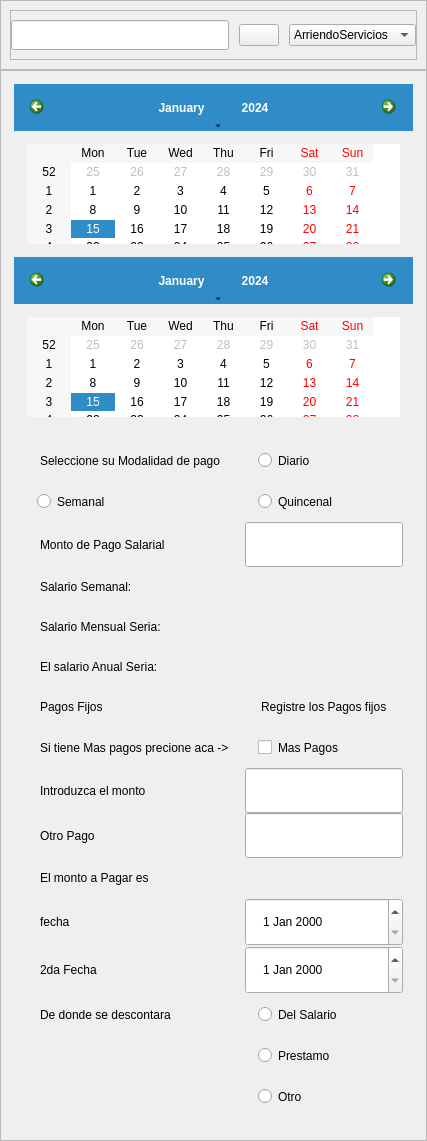
                       <widget class="QWidget" name="qwidget">
                        <attribute name="title">
                         <string>Home</string>
                        </attribute>
                        <layout class="QVBoxLayout" name="verticalLayout_16">
                         <property name="spacing">
                          <number>0</number>
                         </property>
                         <property name="leftMargin">
                          <number>0</number>
                         </property>
                         <property name="topMargin">
                          <number>0</number>
                         </property>
                         <property name="rightMargin">
                          <number>0</number>
                         </property>
                         <property name="bottomMargin">
                          <number>0</number>
                         </property>
                         <item>
                          <widget class="QFrame" name="frame_6">
                           <property name="frameShape">
                            <enum>QFrame::StyledPanel</enum>
                           </property>
                           <property name="frameShadow">
                            <enum>QFrame::Raised</enum>
                           </property>
                           <layout class="QVBoxLayout" name="verticalLayout_17">
                            <item>
                             <widget class="QFrame" name="Stk_frame_Header_2">
                              <property name="maximumSize">
                               <size>
                                <width>16777215</width>
                                <height>50</height>
                               </size>
                              </property>
                              <property name="frameShape">
                               <enum>QFrame::StyledPanel</enum>
                              </property>
                              <property name="frameShadow">
                               <enum>QFrame::Raised</enum>
                              </property>
                              <layout class="QHBoxLayout" name="horizontalLayout_14">
                               <property name="spacing">
                                <number>10</number>
                               </property>
                               <property name="leftMargin">
                                <number>0</number>
                               </property>
                               <property name="rightMargin">
                                <number>0</number>
                               </property>
                               <item>
                                <widget class="QLineEdit" name="lineEdit_4">
                                 <property name="styleSheet">
                                  <string notr="true">QLineEdit{
	height:25px;
	border-bottom:2px solid #efb810;
}

QLineEdit:hover{
	background-color: rgba(9,5,13,.7)	
}</string>
                                 </property>
                                </widget>
                               </item>
                               <item>
                                <widget class="QPushButton" name="pushButton_17">
                                 <property name="styleSheet">
                                  <string notr="true">QPushButton:hover{
	background-color: rgba(239,184,16,.5)
}</string>
                                 </property>
                                 <property name="text">
                                  <string/>
                                 </property>
                                 <property name="icon">
                                  <iconset>
                                   <normaloff>:/icons/search.svg</normaloff>:/icons/search.svg</iconset>
                                 </property>
                                </widget>
                               </item>
                               <item>
                                <widget class="QComboBox" name="comboBox_4">
                                 <item>
                                  <property name="text">
                                   <string>ArriendoServicios</string>
                                  </property>
                                 </item>
                                 <item>
                                  <property name="text">
                                   <string>Alimentos</string>
                                  </property>
                                 </item>
                                 <item>
                                  <property name="text">
                                   <string>Fechas</string>
                                  </property>
                                 </item>
                                 <item>
                                  <property name="text">
                                   <string>Citas</string>
                                  </property>
                                 </item>
                                 <item>
                                  <property name="text">
                                   <string>Inventario</string>
                                  </property>
                                 </item>
                                </widget>
                               </item>
                              </layout>
                             </widget>
                            </item>
                           </layout>
                          </widget>
                         </item>
                         <item>
                          <widget class="QFrame" name="frame_12">
                           <property name="styleSheet">
                            <string notr="true">*{
	padding:13px;
}

QLineEdit{
	border-bottom:2px solid #efb810;
}

QLineEdit:hover{
	background-color: rgba(9,5,13,.7)	
}
QRadioButton,QCheckBox{
	background-color:rgba(128,128,128,.5);
	border-radius:50px;
}
QDateEdit{
	background-color:rgba(255,255,255,.3);
	color:#000
}</string>
                           </property>
                           <property name="frameShape">
                            <enum>QFrame::StyledPanel</enum>
                           </property>
                           <property name="frameShadow">
                            <enum>QFrame::Raised</enum>
                           </property>
                           <layout class="QVBoxLayout" name="verticalLayout_18">
                            <property name="spacing">
                             <number>0</number>
                            </property>
                            <property name="leftMargin">
                             <number>0</number>
                            </property>
                            <property name="topMargin">
                             <number>0</number>
                            </property>
                            <property name="rightMargin">
                             <number>0</number>
                            </property>
                            <property name="bottomMargin">
                             <number>0</number>
                            </property>
                            <item>
                             <widget class="QCalendarWidget" name="calendarWidget">
                              <property name="styleSheet">
                               <string notr="true">QCalendarWidget{
	padding:15px;
	margin:20px 10px;
}</string>
                              </property>
                             </widget>
                            </item>
                            <item>
                             <widget class="QCalendarWidget" name="calendarWidget_2"/>
                            </item>
                            <item>
                             <layout class="QFormLayout" name="formLayout_2">
                              <property name="leftMargin">
                               <number>10</number>
                              </property>
                              <property name="topMargin">
                               <number>10</number>
                              </property>
                              <property name="rightMargin">
                               <number>10</number>
                              </property>
                              <property name="bottomMargin">
                               <number>10</number>
                              </property>
                              <item row="0" column="1">
                               <widget class="QRadioButton" name="radioButton_7">
                                <property name="cursor">
                                 <cursorShape>PointingHandCursor</cursorShape>
                                </property>
                                <property name="text">
                                 <string>Diario</string>
                                </property>
                               </widget>
                              </item>
                              <item row="1" column="0">
                               <widget class="QRadioButton" name="radioButton_8">
                                <property name="cursor">
                                 <cursorShape>PointingHandCursor</cursorShape>
                                </property>
                                <property name="text">
                                 <string>Semanal</string>
                                </property>
                               </widget>
                              </item>
                              <item row="1" column="1">
                               <widget class="QRadioButton" name="radioButton_9">
                                <property name="cursor">
                                 <cursorShape>PointingHandCursor</cursorShape>
                                </property>
                                <property name="text">
                                 <string>Quincenal</string>
                                </property>
                               </widget>
                              </item>
                              <item row="2" column="0">
                               <widget class="QLabel" name="salarioLabel_2">
                                <property name="text">
                                 <string>Monto de Pago Salarial</string>
                                </property>
                               </widget>
                              </item>
                              <item row="2" column="1">
                               <widget class="QLineEdit" name="salarioLineEdit_2"/>
                              </item>
                              <item row="4" column="0">
                               <widget class="QLabel" name="salarioAnualLabel_2">
                                <property name="text">
                                 <string>Salario Mensual Seria:</string>
                                </property>
                               </widget>
                              </item>
                              <item row="4" column="1">
                               <widget class="QLabel" name="label_17">
                                <property name="text">
                                 <string/>
                                </property>
                               </widget>
                              </item>
                              <item row="5" column="0">
                               <widget class="QLabel" name="label_18">
                                <property name="text">
                                 <string>El salario Anual Seria:</string>
                                </property>
                               </widget>
                              </item>
                              <item row="5" column="1">
                               <widget class="QLabel" name="label_19">
                                <property name="text">
                                 <string/>
                                </property>
                               </widget>
                              </item>
                              <item row="6" column="0">
                               <widget class="QLabel" name="label_20">
                                <property name="text">
                                 <string>Pagos Fijos</string>
                                </property>
                               </widget>
                              </item>
                              <item row="6" column="1">
                               <widget class="QLabel" name="label_21">
                                <property name="text">
                                 <string>Registre los Pagos fijos</string>
                                </property>
                               </widget>
                              </item>
                              <item row="7" column="0">
                               <widget class="QLabel" name="label_22">
                                <property name="text">
                                 <string>Si tiene Mas pagos precione aca -&gt;</string>
                                </property>
                               </widget>
                              </item>
                              <item row="7" column="1">
                               <widget class="QCheckBox" name="checkBox_2">
                                <property name="cursor">
                                 <cursorShape>PointingHandCursor</cursorShape>
                                </property>
                                <property name="text">
                                 <string>Mas Pagos</string>
                                </property>
                               </widget>
                              </item>
                              <item row="8" column="0">
                               <widget class="QLabel" name="introduzcaElMontoLabel_2">
                                <property name="text">
                                 <string>Introduzca el monto</string>
                                </property>
                               </widget>
                              </item>
                              <item row="8" column="1">
                               <widget class="QLineEdit" name="introduzcaElMontoLineEdit_2">
                                <property name="styleSheet">
                                 <string notr="true"/>
                                </property>
                               </widget>
                              </item>
                              <item row="9" column="0">
                               <widget class="QLabel" name="otroPagoLabel_2">
                                <property name="text">
                                 <string>Otro Pago</string>
                                </property>
                               </widget>
                              </item>
                              <item row="9" column="1">
                               <widget class="QLineEdit" name="otroPagoLineEdit_2"/>
                              </item>
                              <item row="10" column="0">
                               <widget class="QLabel" name="label_23">
                                <property name="text">
                                 <string>El monto a Pagar es</string>
                                </property>
                               </widget>
                              </item>
                              <item row="10" column="1">
                               <widget class="QLabel" name="label_24">
                                <property name="styleSheet">
                                 <string notr="true">QLineEdit{
	border-bottom:2px solid #efb810;
}</string>
                                </property>
                                <property name="text">
                                 <string/>
                                </property>
                               </widget>
                              </item>
                              <item row="11" column="0">
                               <widget class="QLabel" name="fechaLabel_2">
                                <property name="text">
                                 <string>fecha</string>
                                </property>
                               </widget>
                              </item>
                              <item row="11" column="1">
                               <widget class="QDateEdit" name="fechaDateEdit_2">
                                <property name="font">
                                 <font>
                                  <strikeout>false</strikeout>
                                 </font>
                                </property>
                                <property name="cursor">
                                 <cursorShape>PointingHandCursor</cursorShape>
                                </property>
                               </widget>
                              </item>
                              <item row="12" column="0">
                               <widget class="QLabel" name="2daFechaLabel_2">
                                <property name="text">
                                 <string>2da Fecha</string>
                                </property>
                               </widget>
                              </item>
                              <item row="12" column="1">
                               <widget class="QDateEdit" name="2daFechaDateEdit_2">
                                <property name="cursor">
                                 <cursorShape>PointingHandCursor</cursorShape>
                                </property>
                               </widget>
                              </item>
                              <item row="13" column="0">
                               <widget class="QLabel" name="label_25">
                                <property name="text">
                                 <string>De donde se descontara</string>
                                </property>
                               </widget>
                              </item>
                              <item row="13" column="1">
                               <widget class="QRadioButton" name="radioButton_10">
                                <property name="cursor">
                                 <cursorShape>PointingHandCursor</cursorShape>
                                </property>
                                <property name="text">
                                 <string>Del Salario</string>
                                </property>
                               </widget>
                              </item>
                              <item row="14" column="1">
                               <widget class="QRadioButton" name="radioButton_11">
                                <property name="cursor">
                                 <cursorShape>PointingHandCursor</cursorShape>
                                </property>
                                <property name="text">
                                 <string>Prestamo</string>
                                </property>
                               </widget>
                              </item>
                              <item row="15" column="1">
                               <widget class="QRadioButton" name="radioButton_12">
                                <property name="cursor">
                                 <cursorShape>PointingHandCursor</cursorShape>
                                </property>
                                <property name="text">
                                 <string>Otro</string>
                                </property>
                               </widget>
                              </item>
                              <item row="0" column="0">
                               <widget class="QLabel" name="label_26">
                                <property name="text">
                                 <string>Seleccione su Modalidad de pago</string>
                                </property>
                               </widget>
                              </item>
                              <item row="3" column="0">
                               <widget class="QLabel" name="label_27">
                                <property name="text">
                                 <string>Salario Semanal:</string>
                                </property>
                               </widget>
                              </item>
                              <item row="3" column="1">
                               <widget class="QLabel" name="label_28">
                                <property name="text">
                                 <string/>
                                </property>
                               </widget>
                              </item>
                             </layout>
                            </item>
                           </layout>
                          </widget>
                         </item>
                        </layout>
                       </widget>
